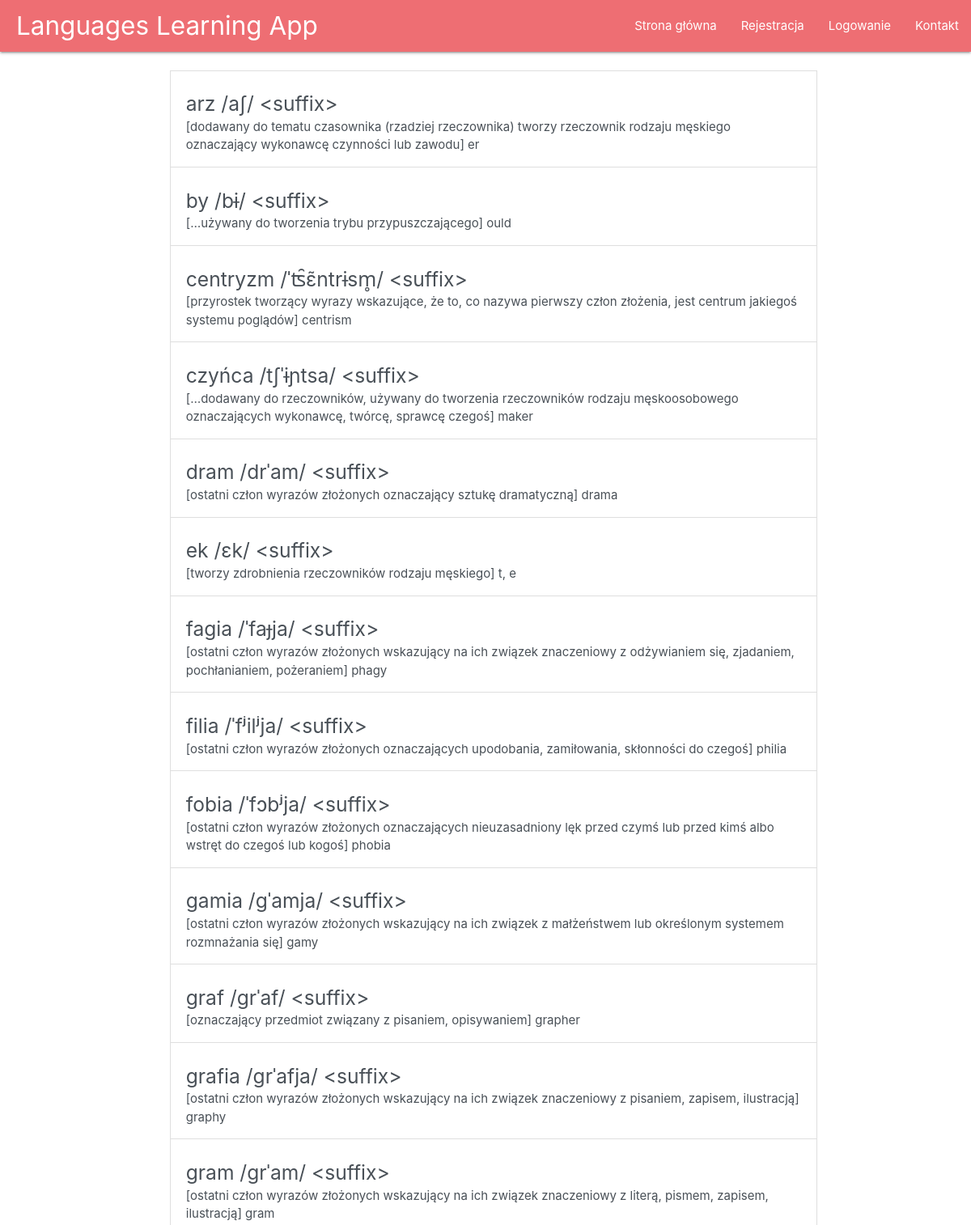
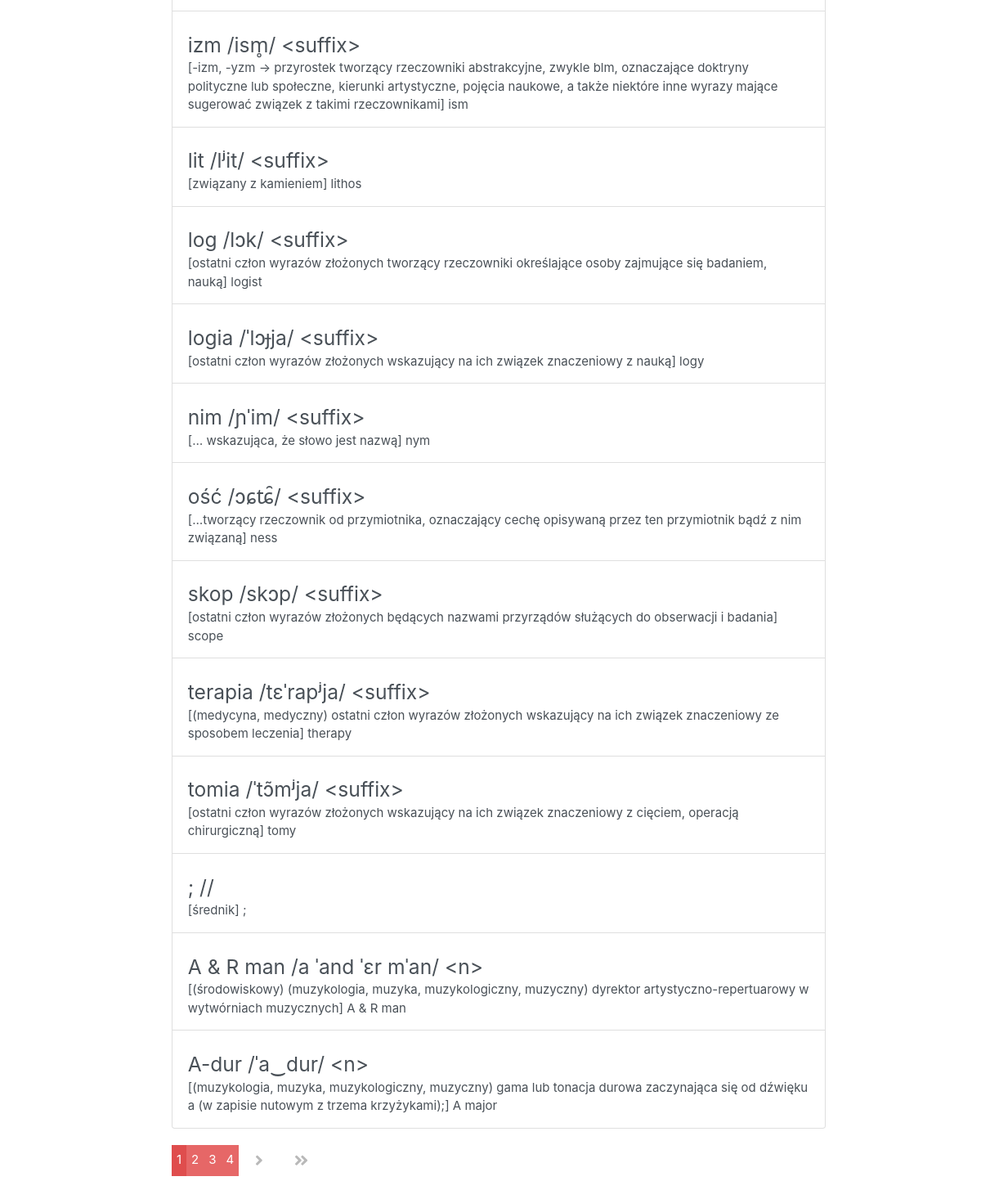
The app's page /pol_eng_dictionary/ with its own data (2 pictures, top to bottom).
### main/models.py (models this page shows, shortened)
class Word_POL(models.Model):
	polish_w = models.CharField(max_length=200)
	english_w = models.CharField(max_length=200)

### main/views.py (the view)
# urls.py: path("pol_eng_dictionary/", views.show_polish_dictionary, name='pol_eng_dictionary'),
def show_polish_dictionary(request):
	word_list = Word_POL.objects.all()
	paginator = Paginator(word_list, 25)
	page = request.GET.get('page')
	words = paginator.get_page(page)
	return render(request = request, template_name="main/pol_eng_dictionary.html", context = {"pol_eng_dictionary": words})

### main/templates/main/pol_eng_dictionary.html (shortened to what this page needs)
{% extends "main/header.html" %}
{% block content %}
<div class="list-group">
	<br>
	{% for d in pol_eng_dictionary %}
	<a href="#" class="list-group-item list-group-item-action align-items-start ">
		<div class="d-flex w-100 flex-row">
			<h5 class="mb-1">{{d.polish_w}}</h5>
		</div>
		<p class="mb-1">{{d.english_w}}</p>
	</a>
	{% endfor%}
</div>
<div class="pagination">
		{% for num in pol_eng_dictionary.paginator.page_range %}
		{% if pol_eng_dictionary.number == num %}
		  <span class="pagination-number pagination-current">{{num}}</span>
		{% elif num > pol_eng_dictionary.number|add:'-4' and num < pol_eng_dictionary.number|add:'4' %}
		  <a class="pagination-number" href="?page={{num}}">{{num}}</a>
		{% endif %}
		{% endfor%}
		{% if pol_eng_dictionary.has_next %}
			<a class="pagination-action" href="?page={{ pol_eng_dictionary.next_page_number }}"><i class="fas fa-angle-right"></i></a>
			<a class="pagination-action" href="?page={{ pol_eng_dictionary.paginator.num_pages }}"><i class="fas fa-angle-double-right"></i></a>
		{% endif %}
  </div>
{% endblock %}

### main/templates/main/includes/navbar.html (style rules this page uses)
a:link { text-decoration: none; }

### main/templates/main/pol_eng_dictionary.html (style rules this page uses)
.list-group { margin: 0; min-width: 800px; width: 100%; }
.pagination { text-align:center; margin-top: 1em; margin-block-end: 10em; }
.pagination-action { margin: 0 0.5em; display: inline-block; padding: 0.5em; color:#B9B9B9; font-size: 1.3em; }
.pagination-number { background-color: #e66767; padding: 0.5em 0.4em; color:#fff; margin-top: 1%; margin-bottom: 1%; }
.pagination-number:hover, .pagination-current { background-color: rgb(223, 77, 77); }

### records on screen
Word_POL: polish_w "arz /aʃ/ <suffix>", english_w "[dodawany do tematu czasownika (rzadziej rzeczownika) tworzy rzeczownik rodzaju męskiego oznaczający wykonawcę czynności lub zawodu] er"
Word_POL: polish_w "by /bɨ/ <suffix>", english_w "[…używany do tworzenia trybu przypuszczającego] ould"
Word_POL: polish_w "centryzm /ˈʦ̑ɛ̃ntrɨsm̥/ <suffix>", english_w "[przyrostek tworzący wyrazy wskazujące, że to, co nazywa pierwszy człon złożenia, jest centrum jakiegoś systemu poglądów] centrism"
Word_POL: polish_w "czyńca /tʃˈɨɲtsa/ <suffix>", english_w "[…dodawany do rzeczowników, używany do tworzenia rzeczowników rodzaju męskoosobowego oznaczających wykonawcę, twórcę, sprawcę czegoś] maker"
Word_POL: polish_w "dram /drˈam/ <suffix>", english_w "[ostatni człon wyrazów złożonych oznaczający sztukę dramatyczną] drama"
Word_POL: polish_w "ek /ɛk/ <suffix>", english_w "[tworzy zdrobnienia rzeczowników rodzaju męskiego] t, e"
Word_POL: polish_w "fagia /ˈfaɟja/ <suffix>", english_w "[ostatni człon wyrazów złożonych wskazujący na ich związek znaczeniowy z odżywianiem się, zjadaniem, pochłanianiem, pożeraniem] phagy"
Word_POL: polish_w "filia /ˈfʲilʲja/ <suffix>", english_w "[ostatni człon wyrazów złożonych oznaczających upodobania, zamiłowania, skłonności do czegoś] philia"
Word_POL: polish_w "fobia /ˈfɔbʲja/ <suffix>", english_w "[ostatni człon wyrazów złożonych oznaczających nieuzasadniony lęk przed czymś lub przed kimś albo wstręt do czegoś lub kogoś] phobia"
Word_POL: polish_w "gamia /ɡˈamja/ <suffix>", english_w "[ostatni człon wyrazów złożonych wskazujący na ich związek z małżeństwem lub określonym systemem rozmnażania się] gamy"
Word_POL: polish_w "graf /ɡrˈaf/ <suffix>", english_w "[oznaczający przedmiot związany z pisaniem, opisywaniem] grapher"
Word_POL: polish_w "grafia /ɡrˈafja/ <suffix>", english_w "[ostatni człon wyrazów złożonych wskazujący na ich związek znaczeniowy z pisaniem, zapisem, ilustracją] graphy"
Word_POL: polish_w "gram /ɡrˈam/ <suffix>", english_w "[ostatni człon wyrazów złożonych wskazujący na ich związek znaczeniowy z literą, pismem, zapisem, ilustracją] gram"
Word_POL: polish_w "izm /ism̥/ <suffix>", english_w "[-izm, -yzm → przyrostek tworzący rzeczowniki abstrakcyjne, zwykle blm, oznaczające doktryny polityczne lub społeczne, kierunki artystyczne, pojęcia naukowe, a także niektóre inne wyrazy mające sugerować związek z takimi rzeczownikami] ism"
Word_POL: polish_w "lit /lʲit/ <suffix>", english_w "[związany z kamieniem] lithos"
Word_POL: polish_w "log /lɔk/ <suffix>", english_w "[ostatni człon wyrazów złożonych tworzący rzeczowniki określające osoby zajmujące się badaniem, nauką] logist"
Word_POL: polish_w "logia /ˈlɔɟja/ <suffix>", english_w "[ostatni człon wyrazów złożonych wskazujący na ich związek znaczeniowy z nauką] logy"
Word_POL: polish_w "nim /ɲˈim/ <suffix>", english_w "[… wskazująca, że słowo jest nazwą] nym"
Word_POL: polish_w "ość /ɔɕʨ̑/ <suffix>", english_w "[…tworzący rzeczownik od przymiotnika, oznaczający cechę opisywaną przez ten przymiotnik bądź z nim związaną] ness"
Word_POL: polish_w "skop /skɔp/ <suffix>", english_w "[ostatni człon wyrazów złożonych będących nazwami przyrządów służących do obserwacji i badania] scope"
Word_POL: polish_w "terapia /tɛˈrapʲja/ <suffix>", english_w "[(medycyna, medyczny) ostatni człon wyrazów złożonych wskazujący na ich związek znaczeniowy ze sposobem leczenia] therapy"
Word_POL: polish_w "tomia /ˈtɔ̃mʲja/ <suffix>", english_w "[ostatni człon wyrazów złożonych wskazujący na ich związek znaczeniowy z cięciem, operacją chirurgiczną] tomy"
Word_POL: polish_w "; //", english_w "[średnik] ;"
Word_POL: polish_w "A & R man /a ˈand ˈɛr mˈan/ <n>", english_w "[(środowiskowy) (muzykologia, muzyka, muzykologiczny, muzyczny) dyrektor artystyczno-repertuarowy w wytwórniach muzycznych] A & R man"
Word_POL: polish_w "A-dur /ˈa‿dur/ <n>", english_w "[(muzykologia, muzyka, muzykologiczny, muzyczny) gama lub tonacja durowa zaczynająca się od dźwięku a (w zapisie nutowym z trzema krzyżykami);] A major"

### other values on screen
{{ num }} "1"
{{ num }} "2" "3" "4"
